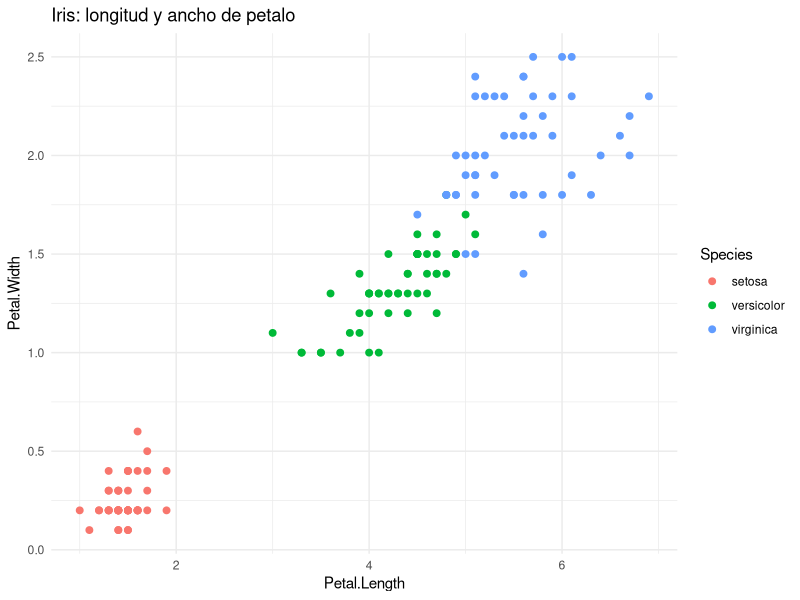

Source code (R):
## ---- chunk 1
knitr::opts_chunk$set(echo = TRUE, message = FALSE, warning = FALSE)
## ---- chunk 2
library(e1071)
library(caret)
library(ggplot2)

data(iris)
str(iris)
summary(iris)
## ---- chunk 3
set.seed(123)
train_index <- createDataPartition(iris$Species, p = 0.7, list = FALSE)
train_data <- iris[train_index, ]
test_data <- iris[-train_index, ]

dim(train_data)
dim(test_data)
table(train_data$Species)
table(test_data$Species)
## ---- chunk 4
modelo_nb <- naiveBayes(Species ~ ., data = train_data)
modelo_nb
## ---- chunk 5
predicciones <- predict(modelo_nb, test_data)
matriz <- confusionMatrix(predicciones, test_data$Species)
matriz
## ---- chunk 6
nuevos_datos <- data.frame(
  Sepal.Length = c(5.1, 6.7, 5.8),
  Sepal.Width = c(3.5, 3.0, 2.7),
  Petal.Length = c(1.4, 5.2, 4.2),
  Petal.Width = c(0.2, 2.3, 1.3)
)

predict(modelo_nb, nuevos_datos)
predict(modelo_nb, nuevos_datos, type = "raw")
## ---- chunk 7
ggplot(iris, aes(Petal.Length, Petal.Width, color = Species)) +
  geom_point(size = 2) +
  labs(
    title = "Iris: longitud y ancho de petalo",
    x = "Petal.Length",
    y = "Petal.Width"
  ) +
  theme_minimal()
